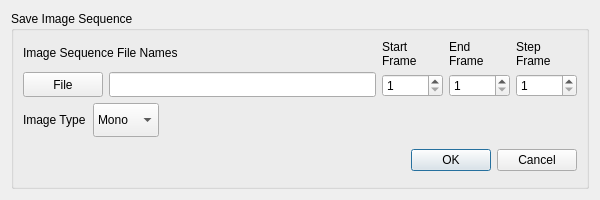
<?xml version="1.0" encoding="UTF-8"?>
<ui version="4.0">
 <class>SaveImageSeqDialog</class>
 <widget class="QDialog" name="SaveImageSeqDialog">
  <property name="geometry">
   <rect>
    <x>0</x>
    <y>0</y>
    <width>600</width>
    <height>200</height>
   </rect>
  </property>
  <property name="sizePolicy">
   <sizepolicy hsizetype="MinimumExpanding" vsizetype="MinimumExpanding">
    <horstretch>0</horstretch>
    <verstretch>0</verstretch>
   </sizepolicy>
  </property>
  
  
  <property name="windowTitle">
   <string>Save Image Sequence</string>
  </property>
  <layout class="QHBoxLayout" name="horizontalLayout">
   <item>
    <widget class="QGroupBox" name="groupBox">
     <property name="sizePolicy">
      <sizepolicy hsizetype="Minimum" vsizetype="Minimum">
       <horstretch>0</horstretch>
       <verstretch>0</verstretch>
      </sizepolicy>
     </property>
     <property name="title">
      <string>Save Image Sequence</string>
     </property>
     <layout class="QVBoxLayout" name="verticalLayout">
      <item>
       <layout class="QHBoxLayout">
        <property name="sizeConstraint">
         <enum>QLayout::SetMaximumSize</enum>
        </property>
        <item>
         <layout class="QVBoxLayout">
          <item>
           <widget class="QLabel" name="label_3">
            <property name="sizePolicy">
             <sizepolicy hsizetype="Preferred" vsizetype="Expanding">
              <horstretch>0</horstretch>
              <verstretch>0</verstretch>
             </sizepolicy>
            </property>
            <property name="text">
             <string>Image Sequence File Names</string>
            </property>
           </widget>
          </item>
          <item>
           <layout class="QHBoxLayout">
            <item>
             <widget class="QPushButton" name="m_file">
              <property name="sizePolicy">
               <sizepolicy hsizetype="Minimum" vsizetype="Expanding">
                <horstretch>0</horstretch>
                <verstretch>0</verstretch>
               </sizepolicy>
              </property>
              <property name="toolTip">
               <string>&lt;html&gt;&lt;head&gt;&lt;meta name=&quot;qrichtext&quot; content=&quot;1&quot; /&gt;&lt;style type=&quot;text/css&quot;&gt;
p, li { white-space: pre-wrap; }
&lt;/style&gt;&lt;/head&gt;&lt;body style=&quot; font-family:'MS Shell Dlg 2'; font-size:8.25pt; font-weight:400; font-style:normal;&quot;&gt;
&lt;p style=&quot; margin-top:0px; margin-bottom:0px; margin-left:0px; margin-right:0px; -qt-block-indent:0; text-indent:0px;&quot;&gt;Click to select image file name.&lt;/p&gt;&lt;/body&gt;&lt;/html&gt;</string>
              </property>
              <property name="whatsThis">
               <string>&lt;html&gt;&lt;head&gt;&lt;meta name=&quot;qrichtext&quot; content=&quot;1&quot; /&gt;&lt;style type=&quot;text/css&quot;&gt;
p, li { white-space: pre-wrap; }
&lt;/style&gt;&lt;/head&gt;&lt;body style=&quot; font-family:'MS Shell Dlg 2'; font-size:8.25pt; font-weight:400; font-style:normal;&quot;&gt;
&lt;p style=&quot; margin-top:0px; margin-bottom:0px; margin-left:0px; margin-right:0px; -qt-block-indent:0; text-indent:0px;&quot;&gt;Frame numbers will be automatically appended.&lt;/p&gt;
&lt;p style=&quot; margin-top:0px; margin-bottom:0px; margin-left:0px; margin-right:0px; -qt-block-indent:0; text-indent:0px; font-size:8pt;&quot;&gt;If the filename has &lt;span style=&quot; font-weight:600;&quot;&gt;$f&lt;/span&gt; or &lt;span style=&quot; font-weight:600;&quot;&gt;$#f&lt;/span&gt; (# is a number), then&lt;/p&gt;
&lt;p style=&quot; margin-top:0px; margin-bottom:0px; margin-left:0px; margin-right:0px; -qt-block-indent:0; text-indent:0px; font-size:8pt;&quot;&gt;it will be replaced by appropriate number of 0s&lt;/p&gt;
&lt;p style=&quot; margin-top:0px; margin-bottom:0px; margin-left:0px; margin-right:0px; -qt-block-indent:0; text-indent:0px; font-size:8pt;&quot;&gt;followed by the frame number.&lt;/p&gt;
&lt;p style=&quot;-qt-paragraph-type:empty; margin-top:0px; margin-bottom:0px; margin-left:0px; margin-right:0px; -qt-block-indent:0; text-indent:0px; font-size:8pt;&quot;&gt;&lt;/p&gt;
&lt;p style=&quot; margin-top:0px; margin-bottom:0px; margin-left:0px; margin-right:0px; -qt-block-indent:0; text-indent:0px; font-size:8pt;&quot;&gt;&lt;span style=&quot; font-weight:600;&quot;&gt;Examples&lt;/span&gt;&lt;/p&gt;
&lt;p style=&quot; margin-top:0px; margin-bottom:0px; margin-left:0px; margin-right:0px; -qt-block-indent:0; text-indent:0px; font-size:8pt;&quot;&gt;file name - test.png&lt;/p&gt;
&lt;p style=&quot; margin-top:0px; margin-bottom:0px; margin-left:0px; margin-right:0px; -qt-block-indent:0; text-indent:0px; font-size:8pt;&quot;&gt;frames from 1 till 100&lt;/p&gt;
&lt;p style=&quot; margin-top:0px; margin-bottom:0px; margin-left:0px; margin-right:0px; -qt-block-indent:0; text-indent:0px; font-size:8pt;&quot;&gt;filenames generated are -&lt;/p&gt;
&lt;p style=&quot; margin-top:0px; margin-bottom:0px; margin-left:0px; margin-right:0px; -qt-block-indent:0; text-indent:0px; font-size:8pt;&quot;&gt;test1.png, ..., test10.png, ...., test99.png, test100.png&lt;/p&gt;
&lt;p style=&quot;-qt-paragraph-type:empty; margin-top:0px; margin-bottom:0px; margin-left:0px; margin-right:0px; -qt-block-indent:0; text-indent:0px; font-size:8pt;&quot;&gt;&lt;/p&gt;
&lt;p style=&quot; margin-top:0px; margin-bottom:0px; margin-left:0px; margin-right:0px; -qt-block-indent:0; text-indent:0px; font-size:8pt;&quot;&gt;file name - test$f.png&lt;/p&gt;
&lt;p style=&quot; margin-top:0px; margin-bottom:0px; margin-left:0px; margin-right:0px; -qt-block-indent:0; text-indent:0px; font-size:8pt;&quot;&gt;frames from 1 till 100&lt;/p&gt;
&lt;p style=&quot; margin-top:0px; margin-bottom:0px; margin-left:0px; margin-right:0px; -qt-block-indent:0; text-indent:0px; font-size:8pt;&quot;&gt;filenames generated are -&lt;/p&gt;
&lt;p style=&quot; margin-top:0px; margin-bottom:0px; margin-left:0px; margin-right:0px; -qt-block-indent:0; text-indent:0px; font-size:8pt;&quot;&gt;test1.png, ..., test10.png, ...., test99.png, test100.png&lt;/p&gt;
&lt;p style=&quot;-qt-paragraph-type:empty; margin-top:0px; margin-bottom:0px; margin-left:0px; margin-right:0px; -qt-block-indent:0; text-indent:0px; font-size:8pt;&quot;&gt;&lt;/p&gt;
&lt;p style=&quot; margin-top:0px; margin-bottom:0px; margin-left:0px; margin-right:0px; -qt-block-indent:0; text-indent:0px; font-size:8pt;&quot;&gt;file name - test$4f.png&lt;/p&gt;
&lt;p style=&quot; margin-top:0px; margin-bottom:0px; margin-left:0px; margin-right:0px; -qt-block-indent:0; text-indent:0px; font-size:8pt;&quot;&gt;frames from 1 till 100&lt;/p&gt;
&lt;p style=&quot; margin-top:0px; margin-bottom:0px; margin-left:0px; margin-right:0px; -qt-block-indent:0; text-indent:0px; font-size:8pt;&quot;&gt;filenames generated are -&lt;/p&gt;
&lt;p style=&quot; margin-top:0px; margin-bottom:0px; margin-left:0px; margin-right:0px; -qt-block-indent:0; text-indent:0px; font-size:8pt;&quot;&gt;test0001.png, ..., test0010.png, ...., test099.png, test0100.png&lt;/p&gt;&lt;/body&gt;&lt;/html&gt;</string>
              </property>
              <property name="text">
               <string>File</string>
              </property>
             </widget>
            </item>
            <item>
             <widget class="QLineEdit" name="m_fileName">
              <property name="sizePolicy">
               <sizepolicy hsizetype="Expanding" vsizetype="Expanding">
                <horstretch>0</horstretch>
                <verstretch>0</verstretch>
               </sizepolicy>
              </property>
              <property name="toolTip">
               <string>&lt;html&gt;&lt;head&gt;&lt;meta name=&quot;qrichtext&quot; content=&quot;1&quot; /&gt;&lt;style type=&quot;text/css&quot;&gt;
p, li { white-space: pre-wrap; }
&lt;/style&gt;&lt;/head&gt;&lt;body style=&quot; font-family:'MS Shell Dlg 2'; font-size:8.25pt; font-weight:400; font-style:normal;&quot;&gt;
&lt;p style=&quot; margin-top:0px; margin-bottom:0px; margin-left:0px; margin-right:0px; -qt-block-indent:0; text-indent:0px; font-size:8pt;&quot;&gt;Image file name.&lt;/p&gt;&lt;/body&gt;&lt;/html&gt;</string>
              </property>
              <property name="whatsThis">
               <string>&lt;html&gt;&lt;head&gt;&lt;meta name=&quot;qrichtext&quot; content=&quot;1&quot; /&gt;&lt;style type=&quot;text/css&quot;&gt;
p, li { white-space: pre-wrap; }
&lt;/style&gt;&lt;/head&gt;&lt;body style=&quot; font-family:'MS Shell Dlg 2'; font-size:8.25pt; font-weight:400; font-style:normal;&quot;&gt;
&lt;p style=&quot; margin-top:0px; margin-bottom:0px; margin-left:0px; margin-right:0px; -qt-block-indent:0; text-indent:0px; font-size:8pt;&quot;&gt;Frame numbers will be automatically appended.&lt;/p&gt;
&lt;p style=&quot; margin-top:0px; margin-bottom:0px; margin-left:0px; margin-right:0px; -qt-block-indent:0; text-indent:0px; font-size:8pt;&quot;&gt;If the filename has &lt;span style=&quot; font-weight:600;&quot;&gt;$f&lt;/span&gt; or &lt;span style=&quot; font-weight:600;&quot;&gt;$#f&lt;/span&gt; (# is a number), then&lt;/p&gt;
&lt;p style=&quot; margin-top:0px; margin-bottom:0px; margin-left:0px; margin-right:0px; -qt-block-indent:0; text-indent:0px; font-size:8pt;&quot;&gt;it will be replaced by appropriate number of 0s&lt;/p&gt;
&lt;p style=&quot; margin-top:0px; margin-bottom:0px; margin-left:0px; margin-right:0px; -qt-block-indent:0; text-indent:0px; font-size:8pt;&quot;&gt;followed by the frame number.&lt;/p&gt;
&lt;p style=&quot;-qt-paragraph-type:empty; margin-top:0px; margin-bottom:0px; margin-left:0px; margin-right:0px; -qt-block-indent:0; text-indent:0px; font-size:8pt;&quot;&gt;&lt;/p&gt;
&lt;p style=&quot; margin-top:0px; margin-bottom:0px; margin-left:0px; margin-right:0px; -qt-block-indent:0; text-indent:0px; font-size:8pt;&quot;&gt;&lt;span style=&quot; font-weight:600;&quot;&gt;Examples&lt;/span&gt;&lt;/p&gt;
&lt;p style=&quot; margin-top:0px; margin-bottom:0px; margin-left:0px; margin-right:0px; -qt-block-indent:0; text-indent:0px; font-size:8pt;&quot;&gt;file name - test.png&lt;/p&gt;
&lt;p style=&quot; margin-top:0px; margin-bottom:0px; margin-left:0px; margin-right:0px; -qt-block-indent:0; text-indent:0px; font-size:8pt;&quot;&gt;frames from 1 till 100&lt;/p&gt;
&lt;p style=&quot; margin-top:0px; margin-bottom:0px; margin-left:0px; margin-right:0px; -qt-block-indent:0; text-indent:0px; font-size:8pt;&quot;&gt;filenames generated are -&lt;/p&gt;
&lt;p style=&quot; margin-top:0px; margin-bottom:0px; margin-left:0px; margin-right:0px; -qt-block-indent:0; text-indent:0px; font-size:8pt;&quot;&gt;test1.png, ..., test10.png, ...., test99.png, test100.png&lt;/p&gt;
&lt;p style=&quot;-qt-paragraph-type:empty; margin-top:0px; margin-bottom:0px; margin-left:0px; margin-right:0px; -qt-block-indent:0; text-indent:0px; font-size:8pt;&quot;&gt;&lt;/p&gt;
&lt;p style=&quot; margin-top:0px; margin-bottom:0px; margin-left:0px; margin-right:0px; -qt-block-indent:0; text-indent:0px; font-size:8pt;&quot;&gt;file name - test$f.png&lt;/p&gt;
&lt;p style=&quot; margin-top:0px; margin-bottom:0px; margin-left:0px; margin-right:0px; -qt-block-indent:0; text-indent:0px; font-size:8pt;&quot;&gt;frames from 1 till 100&lt;/p&gt;
&lt;p style=&quot; margin-top:0px; margin-bottom:0px; margin-left:0px; margin-right:0px; -qt-block-indent:0; text-indent:0px; font-size:8pt;&quot;&gt;filenames generated are -&lt;/p&gt;
&lt;p style=&quot; margin-top:0px; margin-bottom:0px; margin-left:0px; margin-right:0px; -qt-block-indent:0; text-indent:0px; font-size:8pt;&quot;&gt;test1.png, ..., test10.png, ...., test99.png, test100.png&lt;/p&gt;
&lt;p style=&quot;-qt-paragraph-type:empty; margin-top:0px; margin-bottom:0px; margin-left:0px; margin-right:0px; -qt-block-indent:0; text-indent:0px; font-size:8pt;&quot;&gt;&lt;/p&gt;
&lt;p style=&quot; margin-top:0px; margin-bottom:0px; margin-left:0px; margin-right:0px; -qt-block-indent:0; text-indent:0px; font-size:8pt;&quot;&gt;file name - test$4f.png&lt;/p&gt;
&lt;p style=&quot; margin-top:0px; margin-bottom:0px; margin-left:0px; margin-right:0px; -qt-block-indent:0; text-indent:0px; font-size:8pt;&quot;&gt;frames from 1 till 100&lt;/p&gt;
&lt;p style=&quot; margin-top:0px; margin-bottom:0px; margin-left:0px; margin-right:0px; -qt-block-indent:0; text-indent:0px; font-size:8pt;&quot;&gt;filenames generated are -&lt;/p&gt;
&lt;p style=&quot; margin-top:0px; margin-bottom:0px; margin-left:0px; margin-right:0px; -qt-block-indent:0; text-indent:0px; font-size:8pt;&quot;&gt;test0001.png, ..., test0010.png, ...., test099.png, test0100.png&lt;/p&gt;&lt;/body&gt;&lt;/html&gt;</string>
              </property>
             </widget>
            </item>
           </layout>
          </item>
         </layout>
        </item>
        <item>
         <layout class="QVBoxLayout">
          <item>
           <widget class="QLabel" name="label_4">
            <property name="sizePolicy">
             <sizepolicy hsizetype="Preferred" vsizetype="Expanding">
              <horstretch>0</horstretch>
              <verstretch>0</verstretch>
             </sizepolicy>
            </property>
            <property name="text">
             <string>Start
Frame</string>
            </property>
           </widget>
          </item>
          <item>
           <widget class="QSpinBox" name="m_startFrame">
            <property name="sizePolicy">
             <sizepolicy hsizetype="Minimum" vsizetype="Expanding">
              <horstretch>0</horstretch>
              <verstretch>0</verstretch>
             </sizepolicy>
            </property>
            <property name="toolTip">
             <string>&lt;html&gt;&lt;head&gt;&lt;meta name=&quot;qrichtext&quot; content=&quot;1&quot; /&gt;&lt;style type=&quot;text/css&quot;&gt;
p, li { white-space: pre-wrap; }
&lt;/style&gt;&lt;/head&gt;&lt;body style=&quot; font-family:'MS Shell Dlg 2'; font-size:8.25pt; font-weight:400; font-style:normal;&quot;&gt;
&lt;p style=&quot; margin-top:0px; margin-bottom:0px; margin-left:0px; margin-right:0px; -qt-block-indent:0; text-indent:0px;&quot;&gt;Start Frame Number&lt;/p&gt;&lt;/body&gt;&lt;/html&gt;</string>
            </property>
            <property name="minimum">
             <number>1</number>
            </property>
            <property name="maximum">
             <number>99999</number>
            </property>
           </widget>
          </item>
         </layout>
        </item>
        <item>
         <layout class="QVBoxLayout">
          <item>
           <widget class="QLabel" name="label_2">
            <property name="sizePolicy">
             <sizepolicy hsizetype="Preferred" vsizetype="Expanding">
              <horstretch>0</horstretch>
              <verstretch>0</verstretch>
             </sizepolicy>
            </property>
            <property name="text">
             <string>End
Frame</string>
            </property>
           </widget>
          </item>
          <item>
           <widget class="QSpinBox" name="m_endFrame">
            <property name="sizePolicy">
             <sizepolicy hsizetype="Minimum" vsizetype="Expanding">
              <horstretch>0</horstretch>
              <verstretch>0</verstretch>
             </sizepolicy>
            </property>
            <property name="toolTip">
             <string>&lt;html&gt;&lt;head&gt;&lt;meta name=&quot;qrichtext&quot; content=&quot;1&quot; /&gt;&lt;style type=&quot;text/css&quot;&gt;
p, li { white-space: pre-wrap; }
&lt;/style&gt;&lt;/head&gt;&lt;body style=&quot; font-family:'MS Shell Dlg 2'; font-size:8.25pt; font-weight:400; font-style:normal;&quot;&gt;
&lt;p style=&quot; margin-top:0px; margin-bottom:0px; margin-left:0px; margin-right:0px; -qt-block-indent:0; text-indent:0px;&quot;&gt;End Frame Number&lt;/p&gt;&lt;/body&gt;&lt;/html&gt;</string>
            </property>
            <property name="minimum">
             <number>1</number>
            </property>
            <property name="maximum">
             <number>99999</number>
            </property>
           </widget>
          </item>
         </layout>
        </item>
        <item>
         <layout class="QVBoxLayout">
          <item>
           <widget class="QLabel" name="label">
            <property name="sizePolicy">
             <sizepolicy hsizetype="Preferred" vsizetype="Expanding">
              <horstretch>0</horstretch>
              <verstretch>0</verstretch>
             </sizepolicy>
            </property>
            <property name="text">
             <string>Step
Frame</string>
            </property>
           </widget>
          </item>
          <item>
           <widget class="QSpinBox" name="m_stepFrame">
            <property name="sizePolicy">
             <sizepolicy hsizetype="Minimum" vsizetype="Expanding">
              <horstretch>0</horstretch>
              <verstretch>0</verstretch>
             </sizepolicy>
            </property>
            <property name="toolTip">
             <string>&lt;html&gt;&lt;head&gt;&lt;meta name=&quot;qrichtext&quot; content=&quot;1&quot; /&gt;&lt;style type=&quot;text/css&quot;&gt;
p, li { white-space: pre-wrap; }
&lt;/style&gt;&lt;/head&gt;&lt;body style=&quot; font-family:'MS Shell Dlg 2'; font-size:8.25pt; font-weight:400; font-style:normal;&quot;&gt;
&lt;p style=&quot; margin-top:0px; margin-bottom:0px; margin-left:0px; margin-right:0px; -qt-block-indent:0; text-indent:0px;&quot;&gt;Step Frames&lt;/p&gt;&lt;/body&gt;&lt;/html&gt;</string>
            </property>
            <property name="minimum">
             <number>1</number>
            </property>
            <property name="maximum">
             <number>99999</number>
            </property>
           </widget>
          </item>
         </layout>
        </item>
       </layout>
      </item>
      <item>
       <layout class="QHBoxLayout">
        <property name="spacing">
         <number>0</number>
        </property>
        <item>
         <widget class="QLabel" name="label_5">
          <property name="sizePolicy">
           <sizepolicy hsizetype="Preferred" vsizetype="Expanding">
            <horstretch>0</horstretch>
            <verstretch>0</verstretch>
           </sizepolicy>
          </property>
          <property name="text">
           <string>Image Type  </string>
          </property>
         </widget>
        </item>
        <item>
         <widget class="QComboBox" name="m_imageMode">
          <property name="sizePolicy">
           <sizepolicy hsizetype="Preferred" vsizetype="Preferred">
            <horstretch>0</horstretch>
            <verstretch>0</verstretch>
           </sizepolicy>
          </property>
          
          <item>
           <property name="text">
            <string>Mono</string>
           </property>
          </item>
          <item>
           <property name="text">
            <string>Stereo</string>
           </property>
          </item>
          <item>
           <property name="text">
            <string>Cubic</string>
           </property>
          </item>
         </widget>
        </item>
        <item>
         <spacer>
          <property name="sizePolicy">
           <sizepolicy hsizetype="MinimumExpanding" vsizetype="Minimum">
            <horstretch>0</horstretch>
            <verstretch>0</verstretch>
           </sizepolicy>
          </property>
          <property name="orientation">
           <enum>Qt::Horizontal</enum>
          </property>
          <property name="sizeType">
           <enum>QSizePolicy::MinimumExpanding</enum>
          </property>
          <property name="sizeHint" stdset="0">
           <size>
            <width>40</width>
            <height>20</height>
           </size>
          </property>
         </spacer>
        </item>
       </layout>
      </item>
      <item>
       <widget class="QDialogButtonBox" name="buttonBox">
        <property name="sizePolicy">
         <sizepolicy hsizetype="Expanding" vsizetype="Expanding">
          <horstretch>0</horstretch>
          <verstretch>0</verstretch>
         </sizepolicy>
        </property>
        <property name="orientation">
         <enum>Qt::Horizontal</enum>
        </property>
        <property name="standardButtons">
         <set>QDialogButtonBox::Cancel|QDialogButtonBox::Ok</set>
        </property>
       </widget>
      </item>
     </layout>
    </widget>
   </item>
  </layout>
 </widget>
 <resources/>
 <connections>
  <connection>
   <sender>buttonBox</sender>
   <signal>accepted()</signal>
   <receiver>SaveImageSeqDialog</receiver>
   <slot>accept()</slot>
   <hints>
    <hint type="sourcelabel">
     <x>268</x>
     <y>109</y>
    </hint>
    <hint type="destinationlabel">
     <x>157</x>
     <y>139</y>
    </hint>
   </hints>
  </connection>
  <connection>
   <sender>buttonBox</sender>
   <signal>rejected()</signal>
   <receiver>SaveImageSeqDialog</receiver>
   <slot>reject()</slot>
   <hints>
    <hint type="sourcelabel">
     <x>336</x>
     <y>115</y>
    </hint>
    <hint type="destinationlabel">
     <x>286</x>
     <y>139</y>
    </hint>
   </hints>
  </connection>
 </connections>
</ui>
